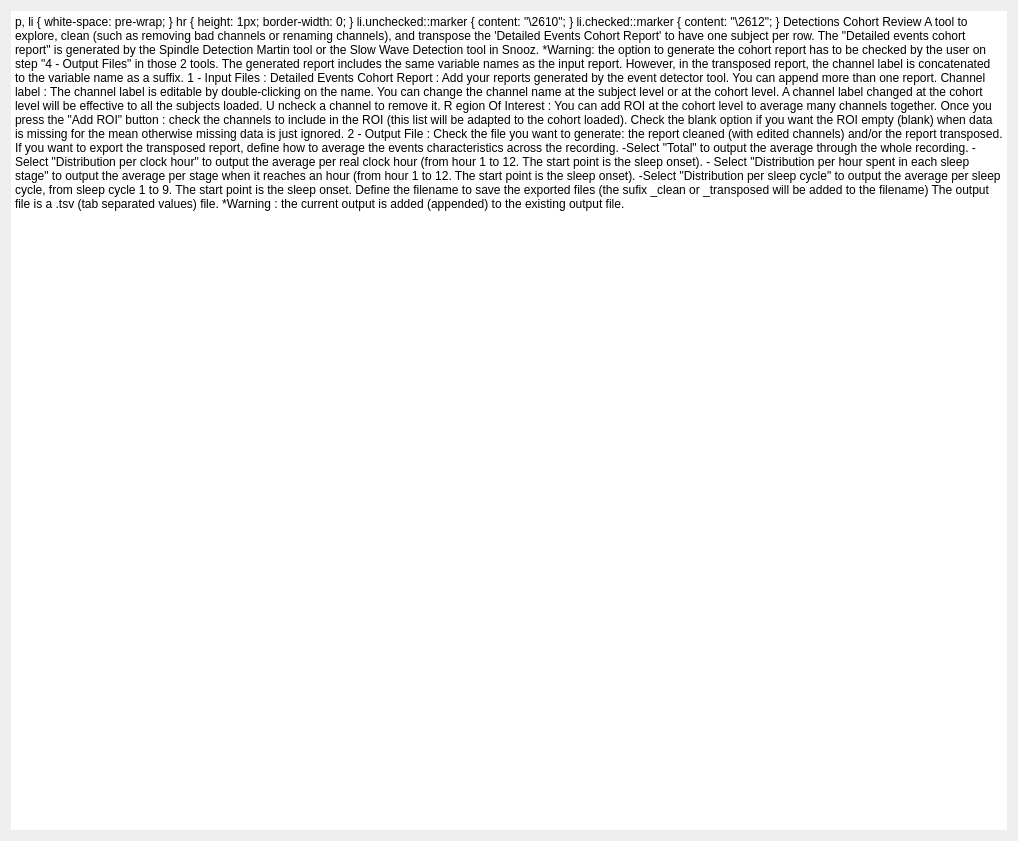
<?xml version="1.0" encoding="UTF-8"?>
<ui version="4.0">
 <class>IntroStep</class>
 <widget class="QWidget" name="IntroStep">
  <property name="geometry">
   <rect>
    <x>0</x>
    <y>0</y>
    <width>1018</width>
    <height>841</height>
   </rect>
  </property>
  <property name="windowTitle">
   <string/>
  </property>
  <property name="styleSheet">
   <string>font: 12pt &quot;Roboto&quot;;</string>
  </property>
  <layout class="QHBoxLayout" name="horizontalLayout">
   <item>
    <widget class="QTextEdit" name="textEdit">
     <property name="frameShape">
      <enum>QFrame::Shape::NoFrame</enum>
     </property>
     <property name="frameShadow">
      <enum>QFrame::Shadow::Plain</enum>
     </property>
     <property name="lineWidth">
      <number>0</number>
     </property>
     <property name="readOnly">
      <bool>true</bool>
     </property>
     <property name="html">
      <string>&lt;!DOCTYPE HTML PUBLIC &quot;-//W3C//DTD HTML 4.0//EN&quot; &quot;http://www.w3.org/TR/REC-html40/strict.dtd&quot;&gt;
&lt;html&gt;&lt;head&gt;&lt;meta name=&quot;qrichtext&quot; content=&quot;1&quot; /&gt;&lt;meta charset=&quot;utf-8&quot; /&gt;&lt;style type=&quot;text/css&quot;&gt;
p, li { white-space: pre-wrap; }
hr { height: 1px; border-width: 0; }
li.unchecked::marker { content: &quot;\2610&quot;; }
li.checked::marker { content: &quot;\2612&quot;; }
&lt;/style&gt;&lt;/head&gt;&lt;body style=&quot; font-family:'Roboto'; font-size:12pt; font-weight:400; font-style:normal;&quot;&gt;
&lt;p style=&quot;-qt-paragraph-type:empty; margin-top:0px; margin-bottom:0px; margin-left:0px; margin-right:0px; -qt-block-indent:0; text-indent:0px;&quot;&gt;&lt;br /&gt;&lt;/p&gt;
&lt;p style=&quot; margin-top:0px; margin-bottom:0px; margin-left:0px; margin-right:0px; -qt-block-indent:0; text-indent:0px;&quot;&gt;&lt;span style=&quot; font-weight:600;&quot;&gt;Detections Cohort Review&lt;/span&gt;&lt;/p&gt;
&lt;p style=&quot;-qt-paragraph-type:empty; margin-top:0px; margin-bottom:0px; margin-left:0px; margin-right:0px; -qt-block-indent:0; text-indent:0px; font-weight:600;&quot;&gt;&lt;br /&gt;&lt;/p&gt;
&lt;p style=&quot; margin-top:0px; margin-bottom:0px; margin-left:0px; margin-right:0px; -qt-block-indent:0; text-indent:0px;&quot;&gt;A tool to explore, clean (such as removing bad channels or renaming channels), and transpose the 'Detailed Events Cohort Report' to have one subject per row.&lt;/p&gt;
&lt;p style=&quot;-qt-paragraph-type:empty; margin-top:0px; margin-bottom:0px; margin-left:0px; margin-right:0px; -qt-block-indent:0; text-indent:0px;&quot;&gt;&lt;br /&gt;&lt;/p&gt;
&lt;p style=&quot; margin-top:0px; margin-bottom:0px; margin-left:0px; margin-right:0px; -qt-block-indent:0; text-indent:0px;&quot;&gt;The &amp;quot;Detailed events cohort report&amp;quot; is generated by the Spindle Detection Martin tool or the Slow Wave Detection tool in Snooz.&lt;/p&gt;
&lt;p style=&quot; margin-top:0px; margin-bottom:0px; margin-left:0px; margin-right:0px; -qt-block-indent:0; text-indent:0px;&quot;&gt;*Warning: the option to generate the cohort report has to be checked by the user on step &amp;quot;4 - Output Files&amp;quot; in those 2 tools.&lt;/p&gt;
&lt;p style=&quot;-qt-paragraph-type:empty; margin-top:0px; margin-bottom:0px; margin-left:0px; margin-right:0px; -qt-block-indent:0; text-indent:0px;&quot;&gt;&lt;br /&gt;&lt;/p&gt;
&lt;p style=&quot; margin-top:0px; margin-bottom:0px; margin-left:0px; margin-right:0px; -qt-block-indent:0; text-indent:0px;&quot;&gt;The generated report includes the same variable names as the input report. However, in the transposed report, the channel label is concatenated to the variable name as a suffix.&lt;/p&gt;
&lt;p style=&quot;-qt-paragraph-type:empty; margin-top:0px; margin-bottom:0px; margin-left:0px; margin-right:0px; -qt-block-indent:0; text-indent:0px;&quot;&gt;&lt;br /&gt;&lt;/p&gt;
&lt;p style=&quot; margin-top:0px; margin-bottom:0px; margin-left:0px; margin-right:0px; -qt-block-indent:0; text-indent:0px;&quot;&gt;&lt;span style=&quot; text-decoration: underline;&quot;&gt;1 - Input Files :&lt;/span&gt;&lt;/p&gt;
&lt;p style=&quot; margin-top:0px; margin-bottom:0px; margin-left:0px; margin-right:0px; -qt-block-indent:0; text-indent:0px;&quot;&gt;Detailed Events Cohort Report : &lt;/p&gt;
&lt;p style=&quot; margin-top:0px; margin-bottom:0px; margin-left:0px; margin-right:0px; -qt-block-indent:0; text-indent:0px;&quot;&gt;	Add your reports generated by the event detector tool.&lt;/p&gt;
&lt;p style=&quot; margin-top:0px; margin-bottom:0px; margin-left:0px; margin-right:0px; -qt-block-indent:0; text-indent:0px;&quot;&gt;	You can append more than one report. &lt;/p&gt;
&lt;p style=&quot; margin-top:0px; margin-bottom:0px; margin-left:0px; margin-right:0px; -qt-block-indent:0; text-indent:0px;&quot;&gt;Channel label : &lt;/p&gt;
&lt;p style=&quot; margin-top:0px; margin-bottom:0px; margin-left:0px; margin-right:0px; -qt-block-indent:0; text-indent:0px;&quot;&gt;&lt;a name=&quot;docs-internal-guid-063424ec-7fff-f025-1e92-4c2d89e8c6df&quot;&gt;&lt;/a&gt;&lt;span style=&quot; font-family:'Arial'; color:#000000; background-color:transparent;&quot;&gt;	&lt;/span&gt;&lt;span style=&quot; font-family:'Arial'; color:#000000; background-color:transparent;&quot;&gt;The channel label is editable by double-clicking on the name.&lt;/span&gt;&lt;/p&gt;
&lt;p style=&quot; margin-top:0px; margin-bottom:0px; margin-left:0px; margin-right:0px; -qt-block-indent:0; text-indent:0px;&quot;&gt;&lt;span style=&quot; font-family:'Arial'; color:#000000; background-color:transparent;&quot;&gt;	You can change the channel name at the subject level or at the cohort level.&lt;/span&gt;&lt;/p&gt;
&lt;p style=&quot; margin-top:0px; margin-bottom:0px; margin-left:0px; margin-right:0px; -qt-block-indent:0; text-indent:0px; line-height:138%;&quot;&gt;&lt;span style=&quot; font-family:'Arial'; color:#000000; background-color:transparent;&quot;&gt;	A channel label changed at the cohort level will be effective to all the subjects loaded.&lt;br /&gt;	&lt;/span&gt;&lt;a name=&quot;docs-internal-guid-f4d620f5-7fff-c293-f18e-2502f4c333fa&quot;&gt;&lt;/a&gt;&lt;span style=&quot; font-family:'Arial'; color:#000000; background-color:transparent;&quot;&gt;U&lt;/span&gt;&lt;span style=&quot; font-family:'Arial'; color:#000000; background-color:transparent;&quot;&gt;ncheck a channel to remove it.&lt;/span&gt;&lt;/p&gt;
&lt;p style=&quot; margin-top:0px; margin-bottom:0px; margin-left:0px; margin-right:0px; -qt-block-indent:0; text-indent:0px; line-height:138%;&quot;&gt;&lt;a name=&quot;docs-internal-guid-dddb6927-7fff-085b-95eb-f8ee0decd42b&quot;&gt;&lt;/a&gt;&lt;span style=&quot; font-family:'Arial'; color:#000000; background-color:transparent;&quot;&gt;R&lt;/span&gt;&lt;span style=&quot; font-family:'Arial'; color:#000000; background-color:transparent;&quot;&gt;egion Of Interest : &lt;/span&gt;&lt;/p&gt;
&lt;p style=&quot; margin-top:0px; margin-bottom:0px; margin-left:0px; margin-right:0px; -qt-block-indent:0; text-indent:0px; line-height:138%;&quot;&gt;&lt;span style=&quot; font-family:'Arial'; color:#000000; background-color:transparent;&quot;&gt;	You can add ROI at the cohort level to average many channels together.&lt;/span&gt;&lt;/p&gt;
&lt;p style=&quot; margin-top:0px; margin-bottom:0px; margin-left:0px; margin-right:0px; -qt-block-indent:0; text-indent:0px; line-height:138%;&quot;&gt;&lt;span style=&quot; font-family:'Arial'; color:#000000; background-color:transparent;&quot;&gt;	Once you press the &amp;quot;Add ROI&amp;quot; button : check the channels to include in the ROI (this list will be adapted to the cohort loaded).&lt;/span&gt;&lt;/p&gt;
&lt;p style=&quot; margin-top:0px; margin-bottom:0px; margin-left:0px; margin-right:0px; -qt-block-indent:0; text-indent:0px; line-height:138%;&quot;&gt;&lt;a name=&quot;docs-internal-guid-845123fe-7fff-4892-4560-2e53be980bae&quot;&gt;&lt;/a&gt;&lt;span style=&quot; font-family:'Arial'; color:#000000; background-color:transparent;&quot;&gt;	&lt;/span&gt;&lt;span style=&quot; font-family:'Arial'; color:#000000; background-color:transparent;&quot;&gt;Check the blank option if you want the ROI empty (blank) when data is missing for the mean otherwise missing data is just ignored.&lt;/span&gt;&lt;/p&gt;
&lt;p style=&quot;-qt-paragraph-type:empty; margin-top:0px; margin-bottom:0px; margin-left:0px; margin-right:0px; -qt-block-indent:0; text-indent:0px;&quot;&gt;&lt;br /&gt;&lt;/p&gt;
&lt;p style=&quot; margin-top:0px; margin-bottom:0px; margin-left:0px; margin-right:0px; -qt-block-indent:0; text-indent:0px;&quot;&gt;&lt;span style=&quot; text-decoration: underline;&quot;&gt;2 - Output File :&lt;/span&gt;&lt;/p&gt;
&lt;p style=&quot; margin-top:0px; margin-bottom:0px; margin-left:0px; margin-right:0px; -qt-block-indent:0; text-indent:0px;&quot;&gt;	Check the file you want to generate: the report cleaned (with edited channels) and/or the report transposed. &lt;/p&gt;
&lt;p style=&quot;-qt-paragraph-type:empty; margin-top:0px; margin-bottom:0px; margin-left:0px; margin-right:0px; -qt-block-indent:0; text-indent:0px; text-decoration: underline;&quot;&gt;&lt;br /&gt;&lt;/p&gt;
&lt;p style=&quot; margin-top:0px; margin-bottom:0px; margin-left:0px; margin-right:0px; -qt-block-indent:0; text-indent:0px;&quot;&gt;	If you want to export the transposed report, define how to average the events characteristics across the recording.&lt;/p&gt;
&lt;p style=&quot; margin-top:0px; margin-bottom:0px; margin-left:0px; margin-right:0px; -qt-block-indent:0; text-indent:0px;&quot;&gt;	-Select &amp;quot;Total&amp;quot; to output the average through the whole recording.&lt;/p&gt;
&lt;p style=&quot; margin-top:0px; margin-bottom:0px; margin-left:0px; margin-right:0px; -qt-block-indent:0; text-indent:0px;&quot;&gt;	-Select &amp;quot;Distribution per clock hour&amp;quot; to output the average per real clock hour (from hour 1 to 12.  The start point is the sleep onset).&lt;/p&gt;
&lt;p style=&quot; margin-top:0px; margin-bottom:0px; margin-left:0px; margin-right:0px; -qt-block-indent:0; text-indent:0px;&quot;&gt;	- Select &amp;quot;Distribution per hour spent in each sleep stage&amp;quot; to output the average per stage when it reaches an hour (from hour 1 to 12.  The start point is the sleep onset).&lt;/p&gt;
&lt;p style=&quot; margin-top:0px; margin-bottom:0px; margin-left:0px; margin-right:0px; -qt-block-indent:0; text-indent:0px;&quot;&gt;	-Select &amp;quot;Distribution per sleep cycle&amp;quot; to output the average per sleep cycle, from sleep cycle 1 to 9.  The start point is the sleep onset.&lt;/p&gt;
&lt;p style=&quot; margin-top:0px; margin-bottom:0px; margin-left:0px; margin-right:0px; -qt-block-indent:0; text-indent:0px;&quot;&gt;	Define the filename to save the exported files (the sufix _clean or _transposed will be added to the filename)&lt;/p&gt;
&lt;p style=&quot; margin-top:0px; margin-bottom:0px; margin-left:0px; margin-right:0px; -qt-block-indent:0; text-indent:0px;&quot;&gt;	The output file is a .tsv (tab separated values) file. &lt;/p&gt;
&lt;p style=&quot; margin-top:0px; margin-bottom:0px; margin-left:0px; margin-right:0px; -qt-block-indent:0; text-indent:0px;&quot;&gt;	*Warning : the current output is added (appended) to the existing output file.&lt;/p&gt;&lt;/body&gt;&lt;/html&gt;</string>
     </property>
    </widget>
   </item>
  </layout>
 </widget>
 <resources>
  <include location="../../../../../snooz-toolbox/src/main/python/ui/themes/themes.qrc"/>
 </resources>
 <connections/>
</ui>
